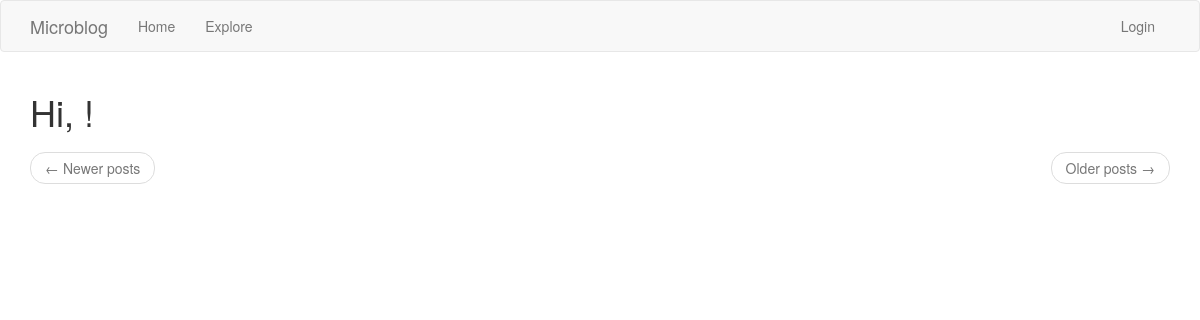
Page /explore on the earlier database version.
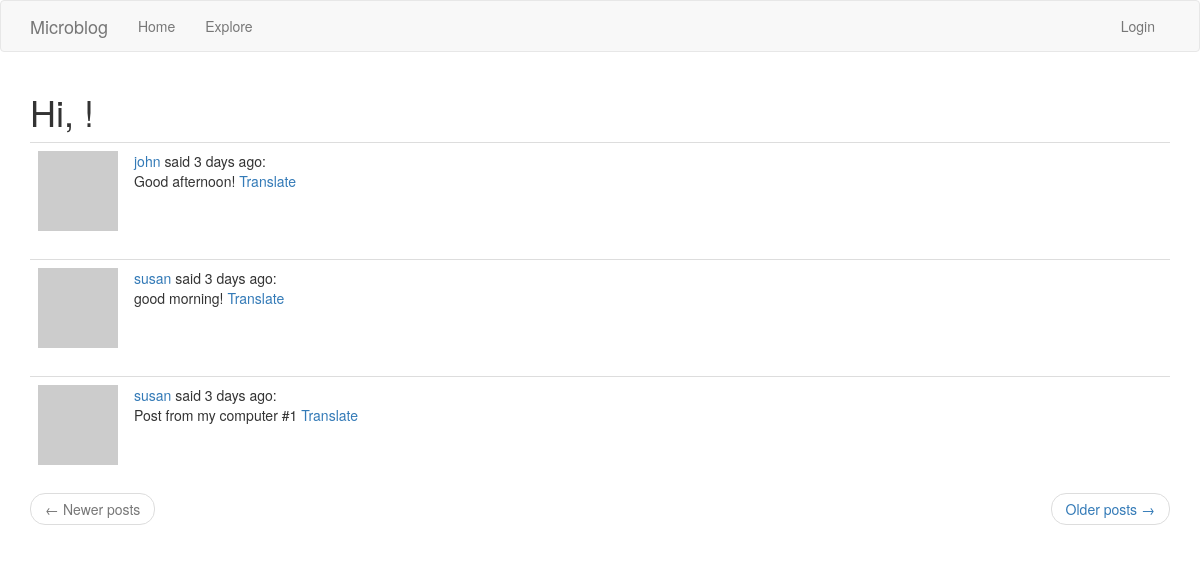
Same page on the later database version.
### app/models.py (models this page shows, shortened)
class Post(db.Model):
    id = db.Column(db.Integer, primary_key=True)
    body = db.Column(db.String(140))
    timestamp = db.Column(db.DateTime, index=True, default=datetime.utcnow)
    user_id = db.Column(db.Integer, db.ForeignKey('user.id'))
    language = db.Column(db.String(5))

class User(db.Model, UserMixin):
    id = db.Column(db.Integer, primary_key=True)
    username = db.Column(db.String(64), index=True, unique=True)
    email = db.Column(db.String(120), index=True, unique=True)
    password_hash = db.Column(db.String(128))
    posts = db.relationship('Post', backref='author', lazy='dynamic')
    about_me = db.Column(db.String(140))
    last_seen = db.Column(db.DateTime, default=datetime.utcnow)
    followed = db.relationship('User', secondary=followers, primaryjoin=(followers.c.follower_id == id),
                               secondaryjoin=(followers.c.followed_id == id),
                               backref=db.backref('followers', lazy='dynamic'), lazy='dynamic')
    def avatar(self, size):
        digest = md5(self.email.lower().encode('utf-8')).hexdigest()
        return f'https://www.gravatar.com/avatar/{digest}?s={size}&d=identicon'

### app/routes.py (the view)
@app.route('/explore')
def explore():
    page = request.args.get('page', 1, type=int)
    posts = Post.query.order_by(Post.timestamp.desc()).paginate(page, app.config.get('POST_PER_PAGE', 3), False)
    next_url = url_for('explore', page=posts.next_num) if posts.has_next else None
    prev_url = url_for('explore', page=posts.prev_num) if posts.has_prev else None
    for i, p in enumerate(posts.items):
        if p.author is None:
            posts.items[i] = {'author': 'none', 'body': 'nothing'}
    return render_template("index.html", title='Explore',
                           posts=[(p if p.author else {'author': 'none', 'body': 'nothing'}) for p in posts.items],
                           next_url=next_url, prev_url=prev_url)

### app/routes.py (called while the page is built)
@app.before_request
def before_request():
    if current_user.is_authenticated:
        current_user.last_seen = datetime.utcnow()
        db.session.commit()
    g.locale = str(get_locale())

### app/templates/index.html (shortened to what this page needs)
{% extends "base.html" %}
{% import 'bootstrap/wtf.html' as wtf %}
{% block app_content %}
    <h1>Hi, {{ current_user.username }}!</h1>
    {% for post in posts %}
        {% include '_post.html' %}
    {% endfor %}
    <nav aria-label="...">
        <ul class="pager">
            <li class="previous{% if not prev_url %} disabled{% endif %}">
                <a href="{{ prev_url or '#' }}">
                    <span aria-hidden="true">&larr;</span> Newer posts
                </a>
            </li>
            <li class="next{% if not next_url %} disabled{% endif %}">
                <a href="{{ next_url or '#' }}">
                    Older posts <span aria-hidden="true">&rarr;</span>
                </a>
            </li>
        </ul>
    </nav>
{% endblock %}

### app/templates/_post.html
<table class="table table-hover">
    <tr>
        <td width="70px">
            <a href="{{ url_for('user', username=post.author.username) }}">
                <img src="{{ post.author.avatar(70) }}" />
            </a>
        </td>
        <td>
            <a href="{{ url_for('user', username=post.author.username) }}">{{ post.author.username }}</a>
            {{ _('said') }} {{ moment(post.timestamp).fromNow() }}:<br>
            <span id="post{{post.id}}">{{ post.body }}</span>
            {% if post.language != g.locale %}
            <span id="translation{{post.id}}">
                <a href="javascript:translate(
                        '#post{{post.id}}',
                        '#translation{{post.id}}',
                        '{{post.language}}',
                        '{{g.locale}}');">{{ _('Translate') }}</a></span>
            {% endif %}
        </td>
    </tr>
</table>

Differences in the rows shown:
added Post: author.username "john", timestamp "3 days ago", body "Good afternoon!"
added Post: author.username "susan", timestamp "3 days ago", body "good morning!"
added Post: author.username "susan", timestamp "3 days ago", body "Post from my computer #1"
